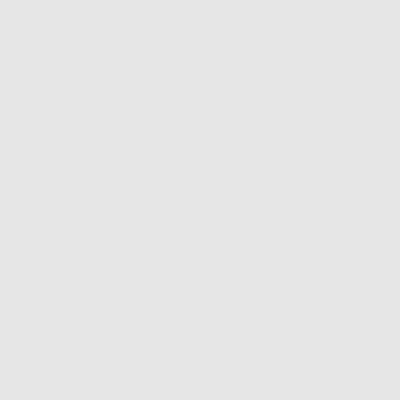
Frame 1 (no input)
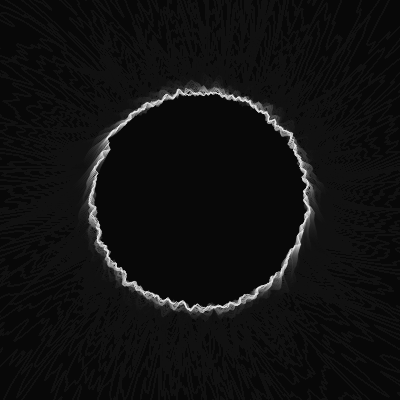
Frame 60 (no input)
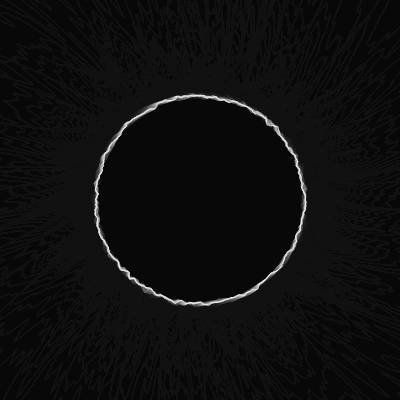
Frame 120 (the mouse pressed at the canvas centre since frame 60)

The p5.js sketch that drew these frames (run headless with seeded random() and noise() and a simulated clock; from frame 60 on, the mouse is pressed at the canvas centre):

// p5.js sketch
// ── sketch.js
let noiseMax = 33;
let aoff = 0;

function setup() {
	createCanvas(400, 400);
	colorMode(HSB, 360, 100, 100);
}

function draw() {
	background(200, 10, 5, 0.1);
	translate(width / 2, height / 2);
	stroke(255);
	noFill();
	beginShape();
	for (let a = 0; a < TWO_PI; a += 0.001) {
		let xoff = map(cos(a), -1, 1, 0, noiseMax) +
			map(cos(aoff), -1, 1, 0, noiseMax);
		let yoff = map(sin(a), -1, 1, 0, noiseMax) +
			map(sin(aoff), -1, 1, 0, noiseMax);
		let r = map(noise(xoff, yoff), 0, aoff, 100, 110);
		let x = r * cos(a - (r / 1333));
		let y = r * sin(a - (r / 1333));
		vertex(x, y);
	}
	endShape(CLOSE);
	aoff += 0.01;
}
